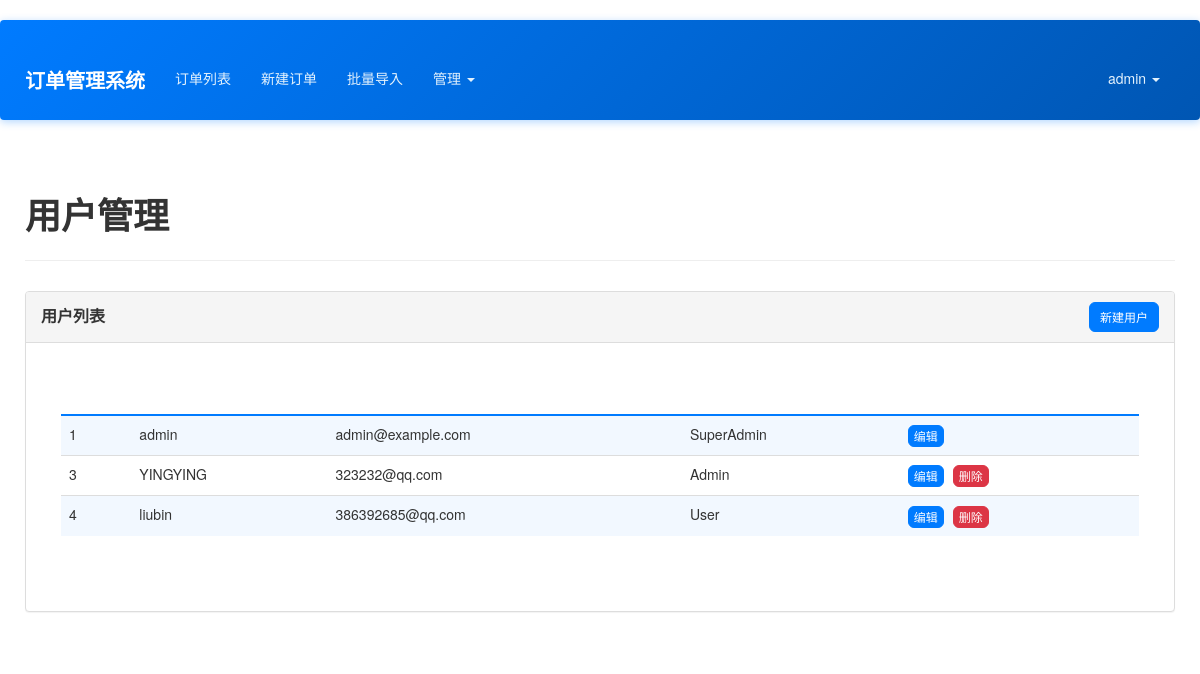
Page /admin/users (signed in) on the committed database.
### app/models.py (models this page shows, shortened)
class User(UserMixin, db.Model):
    __tablename__ = 'users'
    id = db.Column(db.Integer, primary_key=True)
    email = db.Column(db.String(64), unique=True, index=True)
    username = db.Column(db.String(64), unique=True, index=True)
    role_id = db.Column(db.Integer, db.ForeignKey('roles.id'))
    password_hash = db.Column(db.String(128))
    orders = db.relationship('Order', backref='creator', lazy='dynamic')
    @property
    def password(self):
        raise AttributeError('password is not a readable attribute')
    def can(self, perm):
        return self.role is not None and self.role.has_permission(perm)

class Role(db.Model):
    __tablename__ = 'roles'
    id = db.Column(db.Integer, primary_key=True)
    name = db.Column(db.String(64), unique=True)
    default = db.Column(db.Boolean, default=False, index=True)
    permissions = db.Column(db.Integer)
    users = db.relationship('User', backref='role', lazy='dynamic')
    def has_permission(self, perm):
        return self.permissions & perm == perm

### app/admin/views.py (the view)
@admin.route('/users')
@admin_required
def user_list():
    users = User.query.all()
    return render_template('admin/user_list.html', users=users)

### app/admin/views.py (called while the page is built)
@admin.before_request
@login_required
def before_request():
    if not current_user.can(Permission.MANAGE_FIELDS) and not current_user.can(Permission.ADMIN):
        abort(403)

### app/api_optimizer.py (called while the page is built)
    def init_app(self, app):
        compress.init_app(app)
        app.config['JSON_AS_ASCII'] = False
        app.config['JSONIFY_PRETTYPRINT_REGULAR'] = False  # 生产环境禁用美化
        @app.after_request
        def add_response_headers(response):
            if request.endpoint and 'static' in request.endpoint:
                response.cache_control.max_age = 31536000  # 1年
                response.cache_control.public = True
            else:
                response.cache_control.no_cache = True
            response.headers['X-Content-Type-Options'] = 'nosniff'
            response.headers['X-Frame-Options'] = 'DENY'
            response.headers['X-XSS-Protection'] = '1; mode=block'
            return response

### app/context_processors.py (called while the page is built)
def inject_permissions():
    return dict(Permission=Permission)

### app/models.py (called while the page is built)
@login_manager.user_loader
def load_user(user_id):
    return User.query.get(int(user_id))

### app/templates/admin/user_list.html (shortened to what this page needs)
{% extends "base.html" %}
{% block page_content %}
<div class="page-header">
    <h1>用户管理</h1>
</div>
<div class="row">
    <div class="col-md-12">
        <div class="panel panel-default">
            <div class="panel-heading">
                <div class="row">
                    <div class="col-md-6">
                        <h3 class="panel-title">用户列表</h3>
                    </div>
                    <div class="col-md-6 text-right">
                        <a href="{{ url_for('admin.new_user') }}" class="btn btn-primary btn-sm">新建用户</a>
                    </div>
                </div>
            </div>
            <div class="panel-body">
                <div class="table-responsive">
                    <table class="table table-striped table-hover">
                        <thead>
                            <tr>
                                <th>ID</th>
                                <th>用户名</th>
                                <th>邮箱</th>
                                <th>角色</th>
                                <th>操作</th>
                            </tr>
                        </thead>
                        <tbody>
                            {% for user in users %}
                            <tr>
                                <td>{{ user.id }}</td>
                                <td>{{ user.username }}</td>
                                <td>{{ user.email }}</td>
                                <td>{{ user.role.name }}</td>
                                <td>
                                    <a href="{{ url_for('admin.edit_user', id=user.id) }}" class="btn btn-primary btn-xs">编辑</a>
                                    {% if user.id != current_user.id %}
                                    <button class="btn btn-danger btn-xs delete-user" data-id="{{ user.id }}">删除</button>
                                    {% endif %}
                                </td>
                            </tr>
                            {% else %}
                            <tr>
                                <td colspan="5" class="text-center">暂无用户数据</td>
                            </tr>
                            {% endfor %}
                        </tbody>
                    </table>
                </div>
            </div>
        </div>
    </div>
</div>
{% endblock %}

### app/templates/base.html (shortened to what this page needs)
{% extends "bootstrap/base.html" %}
{% block head %}
{{ super() }}
<link rel="stylesheet" type="text/css" href="{{ url_for('static', filename='styles.css') }}">
{% endblock %}
{% block navbar %}
<div class="navbar navbar-inverse" role="navigation">
    <div class="container">
        <div class="navbar-header">
            <a class="navbar-brand" href="{{ url_for('main.index') }}">订单管理系统</a>
        </div>
        <div class="navbar-collapse collapse">
            <ul class="nav navbar-nav">
                {% if current_user.is_authenticated %}
                <li><a href="{{ url_for('main.order_list') }}">订单列表</a></li>
                <li><a href="{{ url_for('main.new_order') }}">新建订单</a></li>
                <li><a href="{{ url_for('main.import_orders') }}">批量导入</a></li>
                {% if current_user.can(Permission.MANAGE_FIELDS) %}
                <li class="dropdown">
                    <a href="#" class="dropdown-toggle" data-toggle="dropdown">管理 <b class="caret"></b></a>
                </li>
                {% endif %}
                {% endif %}
            </ul>
            <ul class="nav navbar-nav navbar-right">
                {% if current_user.is_authenticated %}
                <li class="dropdown">
                    <a href="#" class="dropdown-toggle" data-toggle="dropdown">{{ current_user.username }} <b class="caret"></b></a>
                </li>
                {% else %}
                <li><a href="{{ url_for('auth.login') }}">登录</a></li>
                <li><a href="{{ url_for('auth.register') }}">注册</a></li>
                {% endif %}
            </ul>
        </div>
    </div>
</div>
{% endblock %}
{% block content %}
<div class="container">
    {% block page_content %}{% endblock %}
</div>
{% endblock %}

### app/static/styles.css (style rules this page uses)
body { font-family: 'Microsoft YaHei', 'Helvetica Neue', Helvetica, Arial, sans-serif; padding-top: 20px; padding-bottom: 20px; background-color: #ffffff; color: #333; min-height: 100vh; }
.container { position: relative; z-index: 1; background-color: transparent; padding: 15px 10px; margin-top: 20px; }
.container:not(.navbar .container) { z-index: 1; }
.table-responsive { background-color: #fff; border: 1px solid #ddd; border-radius: 4px; padding: 20px; margin-bottom: 20px; }
.navbar { background-color: #337ab7; border-color: #2e6da4; margin-bottom: 20px; }
.navbar-inverse { background: linear-gradient(135deg, #007bff 0%, #0056b3 100%); border: none; box-shadow: 0 2px 8px rgba(0, 123, 255, 0.3); position: relative; z-index: 1030; }
.navbar-inverse .navbar-brand { color: #fff; font-weight: bold; font-size: 20px; }
.navbar-inverse .navbar-nav > li > a { color: #e3f2fd; transition: all 0.3s ease; margin: 5px 3px; padding: 8px 12px; border-radius: 4px; }
.navbar-inverse .navbar-nav > .dropdown > a .caret { border-top-color: #e3f2fd; border-bottom-color: #e3f2fd; }
.navbar-collapse { overflow: visible !important; }
.navbar-nav { overflow: visible !important; }
.navbar .dropdown { position: static; }
@media (min-width: 768px) { .navbar .dropdown { position: relative; } }
body { overflow-x: hidden; }
.navbar { overflow: visible; }
.page-header { border-bottom: 1px solid #eee; margin-bottom: 30px; padding-bottom: 15px; }
.page-header h1 { font-weight: 600; color: #333; }
.btn-primary { background-color: #007bff; border-color: #007bff; transition: background-color 0.3s ease; }
.table-responsive { border: none; }
.table-striped > tbody > tr:nth-of-type(odd) { background-color: rgba(0, 123, 255, 0.05); }
.table > thead > tr > th { border-bottom: 2px solid #007bff; color: #495057; font-weight: 600; }
.panel { background-color: #fff; border: 1px solid #ddd; border-radius: 4px; box-shadow: 0 1px 1px rgba(0,0,0,.05); margin-bottom: 20px; }
.panel-heading { background-color: #f5f5f5; border-bottom: 1px solid #ddd; border-radius: 3px 3px 0 0; padding: 10px 15px; }
.panel-title { color: #333; font-size: 16px; font-weight: bold; margin: 0; }
.panel-body { padding: 15px; }
.panel-heading { padding: 10px 15px; }
.panel-title { margin-top: 5px; }
.btn-xs { margin-right: 5px; }
.btn { border-radius: 6px; font-weight: 500; transition: all 0.3s ease; }
.btn-danger { background-color: #dc3545; border-color: #dc3545; }
.table thead th { color: white !important; }

### rows in the picture
User: username "admin", id "1", email "admin@example.com", role.name "SuperAdmin"
User: id "3", username "YINGYING", email "323232@qq.com", role.name "Admin"
User: id "4", username "liubin", email "386392685@qq.com", role.name "User"
